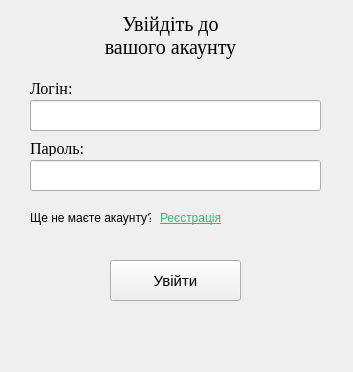
<?xml version="1.0" encoding="UTF-8"?>
<ui version="4.0">
 <class>LoginWindow</class>
 <widget class="QWidget" name="LoginWindow">
  <property name="geometry">
   <rect>
    <x>0</x>
    <y>0</y>
    <width>353</width>
    <height>372</height>
   </rect>
  </property>
  <property name="windowTitle">
   <string>Form</string>
  </property>
  <widget class="QLabel" name="label">
   <property name="geometry">
    <rect>
     <x>60</x>
     <y>10</y>
     <width>221</width>
     <height>51</height>
    </rect>
   </property>
   <property name="font">
    <font>
     <family>Times New Roman</family>
     <pointsize>15</pointsize>
    </font>
   </property>
   <property name="text">
    <string>Увійдіть до
вашого акаунту</string>
   </property>
   <property name="alignment">
    <set>Qt::AlignmentFlag::AlignCenter</set>
   </property>
  </widget>
  <widget class="QLabel" name="label_2">
   <property name="geometry">
    <rect>
     <x>30</x>
     <y>80</y>
     <width>49</width>
     <height>16</height>
    </rect>
   </property>
   <property name="font">
    <font>
     <family>Times New Roman</family>
     <pointsize>12</pointsize>
    </font>
   </property>
   <property name="text">
    <string>Логін:</string>
   </property>
  </widget>
  <widget class="QLabel" name="label_3">
   <property name="geometry">
    <rect>
     <x>30</x>
     <y>140</y>
     <width>61</width>
     <height>16</height>
    </rect>
   </property>
   <property name="font">
    <font>
     <family>Times New Roman</family>
     <pointsize>12</pointsize>
    </font>
   </property>
   <property name="text">
    <string>Пароль:</string>
   </property>
  </widget>
  <widget class="QPushButton" name="pushButton">
   <property name="geometry">
    <rect>
     <x>110</x>
     <y>260</y>
     <width>131</width>
     <height>41</height>
    </rect>
   </property>
   <property name="font">
    <font>
     <pointsize>11</pointsize>
    </font>
   </property>
   <property name="text">
    <string>Увійти</string>
   </property>
  </widget>
  <widget class="QLabel" name="label_4">
   <property name="geometry">
    <rect>
     <x>30</x>
     <y>210</y>
     <width>121</width>
     <height>16</height>
    </rect>
   </property>
   <property name="text">
    <string>Ще не маєте акаунту?</string>
   </property>
  </widget>
  <widget class="QLabel" name="label_5">
   <property name="geometry">
    <rect>
     <x>160</x>
     <y>210</y>
     <width>61</width>
     <height>16</height>
    </rect>
   </property>
   <property name="cursor">
    <cursorShape>PointingHandCursor</cursorShape>
   </property>
   <property name="text">
    <string>&lt;html&gt;&lt;head/&gt;&lt;body&gt;&lt;p&gt;&lt;a href=&quot;register&quot;&gt;&lt;span style=&quot; text-decoration: underline; color:#27bf73;&quot;&gt;Реєстрація&lt;/span&gt;&lt;/a&gt;&lt;/p&gt;&lt;/body&gt;&lt;/html&gt;</string>
   </property>
   <property name="textFormat">
    <enum>Qt::TextFormat::RichText</enum>
   </property>
  </widget>
  <widget class="QLineEdit" name="lineEdit">
   <property name="geometry">
    <rect>
     <x>30</x>
     <y>100</y>
     <width>291</width>
     <height>31</height>
    </rect>
   </property>
  </widget>
  <widget class="QLineEdit" name="lineEdit_2">
   <property name="geometry">
    <rect>
     <x>30</x>
     <y>160</y>
     <width>291</width>
     <height>31</height>
    </rect>
   </property>
  </widget>
 </widget>
 <resources/>
 <connections/>
</ui>
